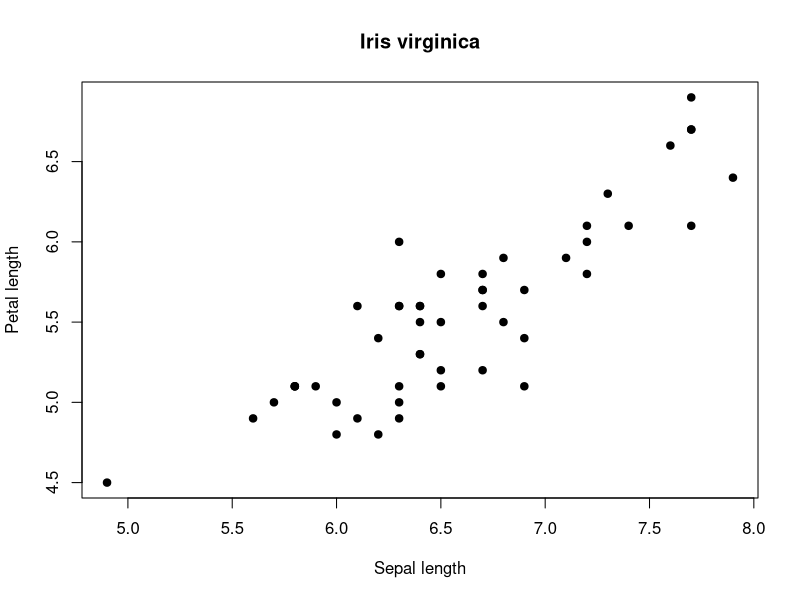
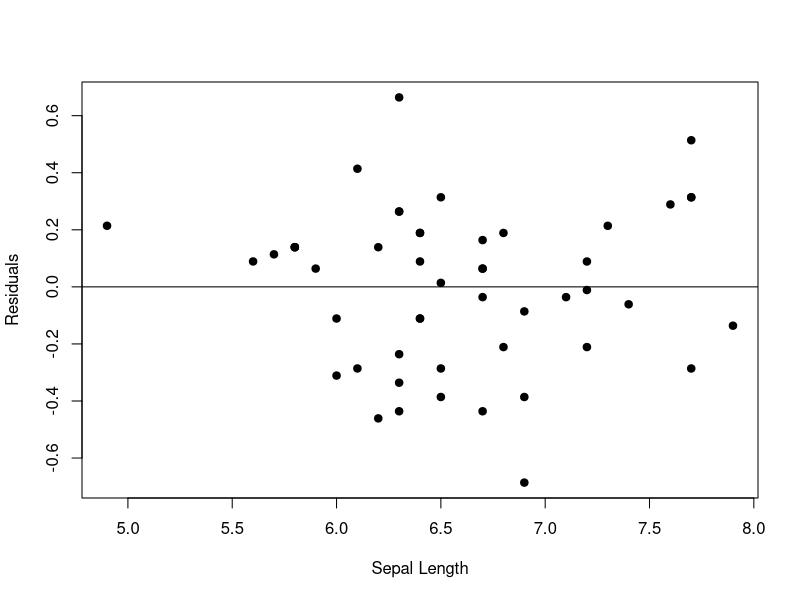
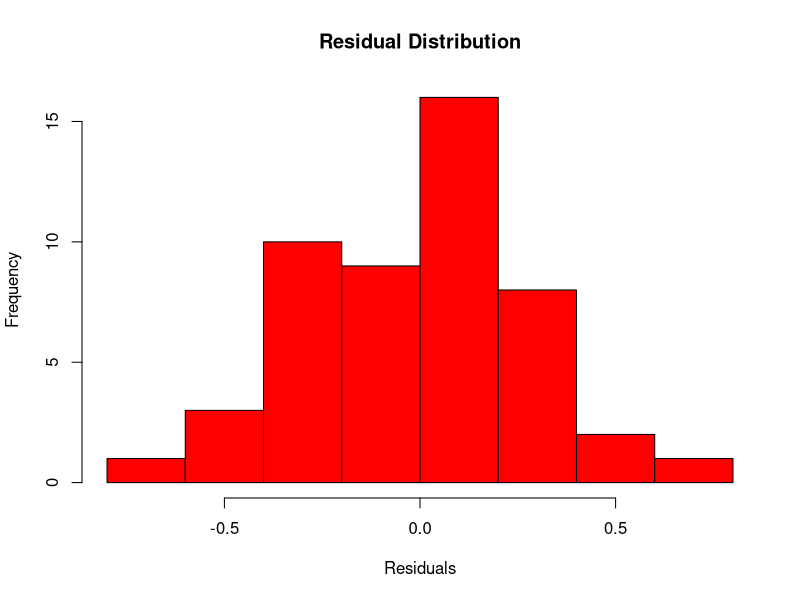
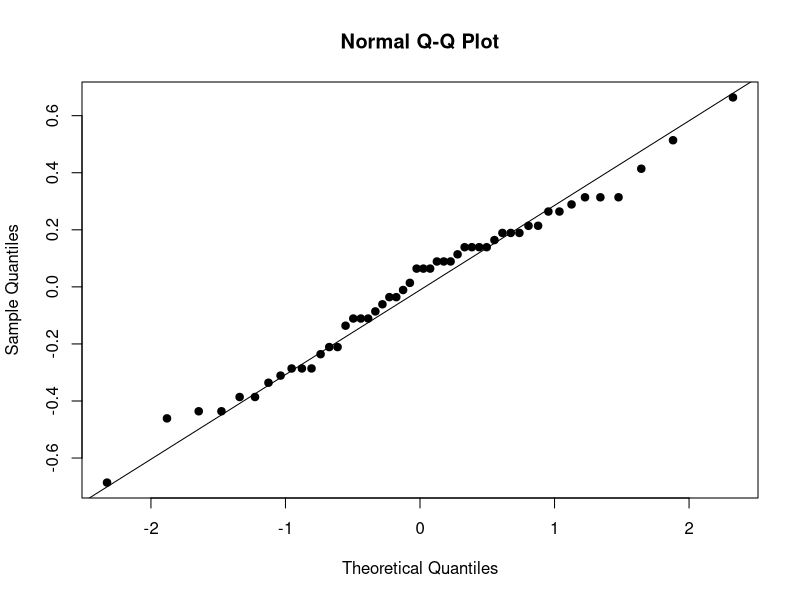

Here is the R script that generated these plots, in order:
#############################################
#
# script to see examples or linear regression
# in R using built in IRIS data
# MML 10/07/25
#############################################

rm(list=ls())

# subset the virginica species
flower <- iris[iris$Species == "virginica",]

# make a scatter plot to look at sepal length vs petal length
plot(flower$Sepal.Length, flower$Petal.Length, pch = 19,
     xlab = "Sepal length", ylab = "Petal length",
     main = "Iris virginica")

# fit a regression model
fit <- lm(flower$Petal.Length ~ flower$Sepal.Length)

# plot the residuals
plot(flower$Sepal.Length, summary(fit)$residuals, pch = 19,
     xlab = "Sepal Length", ylab = "Residuals")
abline(h = 0)

# check normality of residuals
hist(summary(fit)$residuals, col = "red",
     main = "Residual Distribution", xlab = "Residuals")

# qqnorm or qqline can provide another visual check
qqnorm(summary(fit)$residuals, pch = 19)
qqline(summary(fit)$residuals, pch = 19)

# use Shapiro-Wilk test to check normality
shapiro.test(summary(fit)$residuals)
